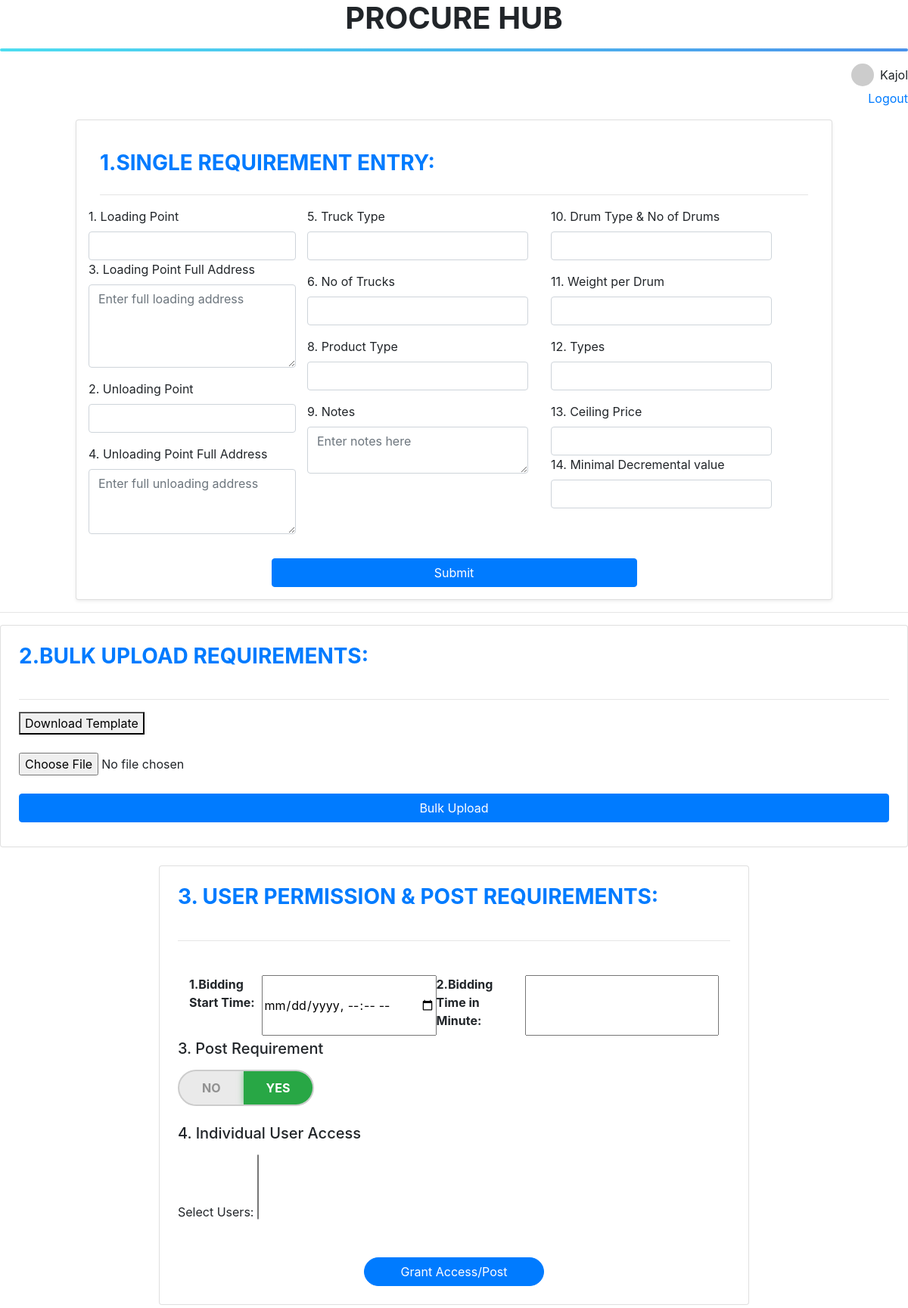
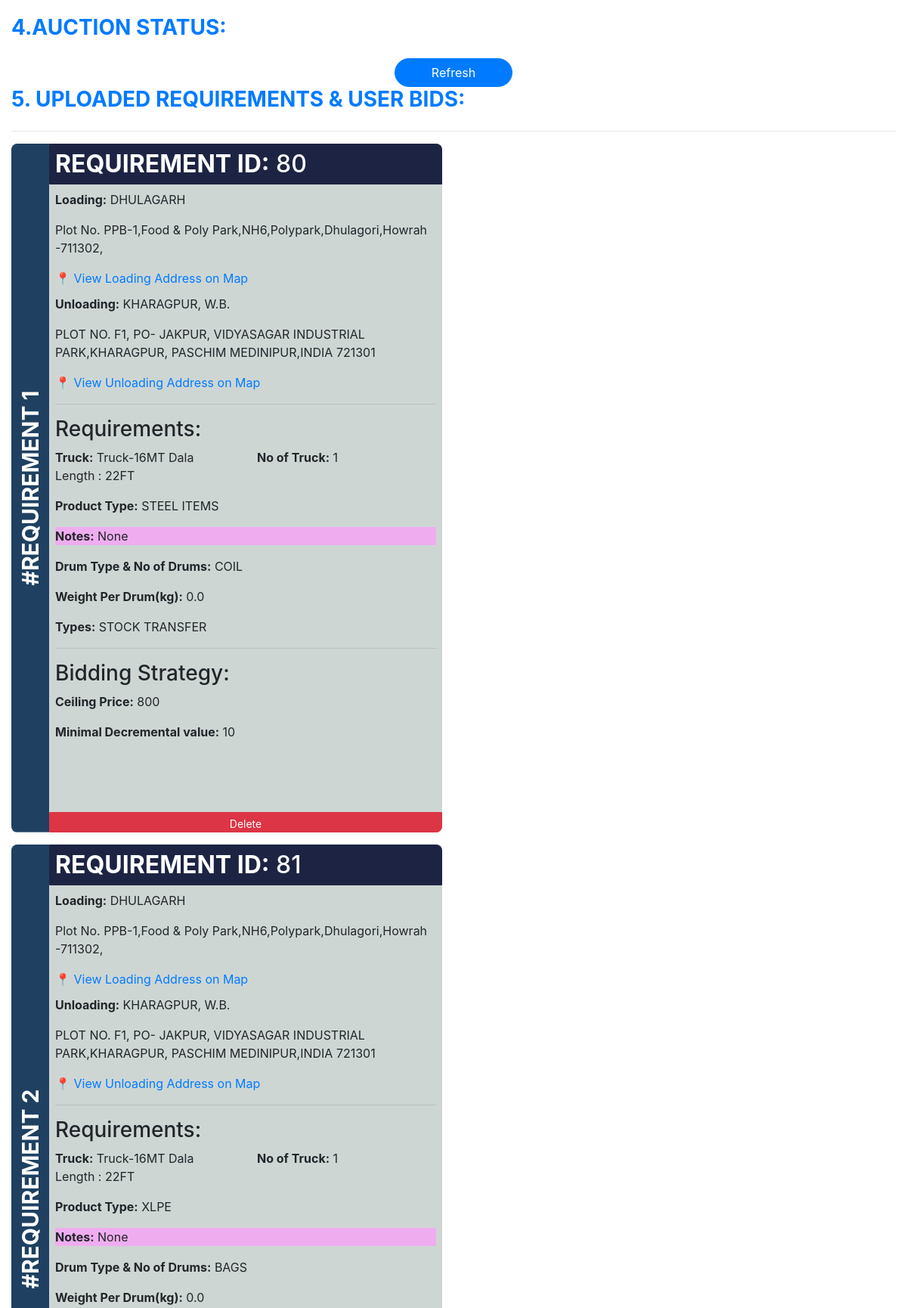
The page /requirements/ (signed in, upper part) on the database its author committed (2 pictures, top to bottom).
### myapp/models.py (models this page shows, shortened)
class Requirements(models.Model):
    loading_point=models.CharField(max_length=100,null=True,blank=True)
    unloading_point=models.CharField(max_length=100,null=True,blank=True)
    loading_point_full_address=models.TextField(null=True,blank=True)
    unloading_point_full_address=models.TextField(null=True,blank=True)
    product = models.CharField(max_length=100,null=True,blank=True)
    truck_type=models.CharField(max_length=100,null=True,blank=True)
    no_of_trucks=models.IntegerField(null=True,blank=True)
    notes=models.TextField(null=True,blank=True)
    drum_type_no_of_drums=models.CharField(max_length=100,null=True,blank=True)
    weight_per_drum=models.FloatField(null=True,blank=True)
    types=models.CharField(max_length=100,null=True,blank=True)
    cel_price = models.IntegerField(null=True, blank=True)
    min_dec_val = models.IntegerField(null=True, blank=True)

### myapp/views.py (the view, shortened to what this page needs)
# urls.py: path('requirements/', views.create_requirement, name='requirements'),  # Logout
def create_requirement(request):
    requirements = Requirements.objects.all()
    return render(request, "myapp/admin_dashboard.html", {"requirements": requirements})  # Or render to the dashboard

### myapp/templates/myapp/admin_dashboard.html (shortened to what this page needs)
<!DOCTYPE html>
<html lang="en">
<head>
<link rel="stylesheet" href="https://cdn.jsdelivr.net/npm/bootstrap@4.6.2/dist/css/bootstrap.min.css">
<link rel="stylesheet" href="https://cdn.jsdelivr.net/npm/bootstrap-select@1.13.18/dist/css/bootstrap-select.min.css">
</head>
<body>
<h1 style="text-align:center"><strong>PROCURE HUB</strong></h1>
<hr class="gradient-hr">
<div class="d-flex justify-content-end align-items-center mb-1">
    <img src="https://ui-avatars.com/api/?name={{ user.username }}&background=random&color=fff"
         alt="{{ user.username }}"
         class="rounded-circle"
         width="30" height="30">
    <p class="ml-2 mb-0">{{ user.username }}</p>
</div>
<div class="d-flex justify-content-end mb-3">
    <a href="{% url 'logout' %}" >Logout</a>
</div>
<link href="https://cdn.jsdelivr.net/npm/bootstrap@4.6.2/dist/css/bootstrap.min.css" rel="stylesheet">
<form  class="col-10 mx-auto card p-3 shadow-sm" id="requisition-update" method="POST" action="{% url 'requirements' %}">
    <div class="container-fluid mt-4">
         <h3 class="mb-4 text-primary font-weight-bold">1.SINGLE REQUIREMENT ENTRY:</h3>
                <hr>
        <div class="row">
                <div  class="form-group">
                    <div class="form-group">
                    <label for="loading_point">1. Loading Point</label>
                    <input type="text" class="form-control" name="loading_point" id="loading_point" required>
                         <label for="loading_point_full_address">3. Loading Point Full Address</label>
                    <textarea class="form-control" name="loading_point_full_address" id="loading_point_full_address" rows="4" placeholder="Enter full loading address" required></textarea>
                </div>
                            <div class="form-group">
                                <label for="unloading_point">2. Unloading Point</label>
                                <input type="text" class="form-control" name="unloading_point" id="unloading_point" required>
                            </div>
                <div class="form-group">
                    <label for="unloading_point_full_address">4. Unloading Point Full Address</label>
                    <textarea class="form-control" name="unloading_point_full_address" id="unloading_point_full_address" rows="3.5" placeholder="Enter full unloading address" required></textarea>
                </div>
            </div>
            <div class="col-md-4 mb-4">
                <div class="form-group">
                    <label for="truck_type">5. Truck Type</label>
                    <input type="text" class="form-control" name="truck_type" required>
                </div>
                <div class="form-group">
                    <label for="no_of_trucks">6. No of Trucks</label>
                    <input type="number" class="form-control" name="no_of_trucks" required>
                </div>
                <div class="form-group">
                    <label for="product">8. Product Type</label>
                    <input type="text" class="form-control" name="product" required>
                </div>
                 <div class="form-group">
                    <label for="notes">9. Notes</label>
                    <textarea class="form-control" name="notes" id="notes" rows="2" placeholder="Enter notes here"></textarea>
                </div>
            </div>
            <div class="col-md-4 mb-4">
                <div class="form-group">
                    <label for="drum_type_no_of_drums">10. Drum Type & No of Drums</label>
                    <input type="text" class="form-control" name="drum_type_no_of_drums" required>
                </div>
                <div class="form-group">
                    <label for="weight_per_drum">11. Weight per Drum</label>
                    <input type="text" class="form-control" name="weight_per_drum">
                </div>
                <div class="form-group">
                    <label for="types">12. Types</label>
                    <input type="text" class="form-control" name="types">
                </div>
                <div class="form-group mb-0">
                    <label for="cel_price">13. Ceiling Price</label>
                    <input type="number" class="form-control" name="cel_price">
                </div>
                 <div class="form-group mb-0">
                    <label for="min_dec_val">14. Minimal Decremental value </label>
                    <input type="number" class="form-control" name="min_dec_val">
                </div>
            </div>
        </div>
    </div>
     <div class="d-flex justify-content-center">
    <button style="width: 50%;" id="requisition-btn" type="submit" class="btn btn-primary px-5">Submit</button>
</div>
</form>
<hr>
<div class=" card p-4 mt-2 mx-auto border-1">
<h3 class="mb-4 text-primary font-weight-bold">2.BULK UPLOAD REQUIREMENTS:</h3>
    <hr>
    <a href="{% url 'download_template' %}">
        <button type="button">Download Template</button>
    </a>
<input type="file" id="bulk-file" accept=".csv, .xlsx">
<button id="bulk-upload-btn" class="btn btn-primary w-100 mb-2">Bulk Upload</button>
</div>
<div class="container-fluid mt-4 mb-4">
    <form class=" col-8 card p-4 mx-auto border-2  .bg-primary.bg-gradient" method="POST" action="{% url 'admin_dashboard' %}">
        <h3 class="mb-4 text-primary font-weight-bold">3. USER PERMISSION & POST REQUIREMENTS:</h3>
        <hr>
        <div class="container mt-4">
         <label for="start_time"><strong>1.Bidding Start Time:</strong> </label>
       <input type="datetime-local" name="start_time" id="start_time" required>
          <label for="minute"> <strong> 2.Bidding Time in Minute:</strong> </label>
       <input type="number" name="minute" id="minute" required>
        </div>
       <h5 class="mb-3">3. Post Requirement</h5>
        <div class="access-toggle mb-4">
            <button type="button" class="toggle-btn no" data-value="no">NO</button>
            <button type="button" class="toggle-btn yes active" data-value="yes">YES</button>
        </div>
        <h5 class="mb-3">4. Individual User Access</h5>
        <div class="form-group">
            <label for="user">Select Users:</label>
            <select id="userDropdown" name="user" multiple class="selectpicker"
                    data-live-search="true" data-actions-box="true">
            </select>
        </div>
        <div class="d-flex justify-content-center mt-4">
            <button class="btn btn-primary px-5" type="submit" style="border-radius: 30px;">
                Grant Access/Post
            </button>
        </div>
    </form>
                </div>
<link href="https://cdn.jsdelivr.net/npm/bootstrap@4.6.2/dist/css/bootstrap.min.css" rel="stylesheet">
<div class="container-fluid mt-1">
 <h3 class="mb-4 text-primary font-weight-bold">4.AUCTION STATUS:</h3>
<div id="refresh-container" style="text-align:center;">
     <div class="d-flex justify-content-center mt-4">
            <button onclick="window.location.reload();" class="btn btn-primary px-5"  style="border-radius: 30px;">
               Refresh
            </button>
        </div>
</div>
        <h3 class="mb-4 text-primary font-weight-bold">5. UPLOADED REQUIREMENTS & USER BIDS:</h3>
    <hr>
    {% for requirement in requirements %}
    <div class="row mb-3 align-items-stretch">
        <div class="col-md-6">
            <div class="requirement-card h-100"
                 style="display: flex; background-color: #CED6D4; border-radius: 8px; overflow: hidden;">
                <div class="vertical-label">
                    <span>#REQUIREMENT {{ forloop.counter }}</span>
                </div>
                <div class="p-0 d-flex flex-column" style="flex: 1 1 auto; padding-bottom: 0; padding-top: 0;">
                <div style="background-color: #1d2443; color: white; border-radius: 1px; margin-top: 0; padding: 0.5rem;">
                    <h2 style="margin: 0;"><strong>REQUIREMENT ID:</strong> {{ requirement.id }}</h2>
                </div>
                    <div class="p-2">
                                <p style="background-color: {% if not requirement.loading_point %}#EFADF0{% else %}transparent{% endif %};">
                                    <strong>Loading:</strong> {{ requirement.loading_point }}
                                </p>
                                 <p><strong></strong> {{ requirement.loading_point_full_address }}</p>
                                <a href="https://www.google.com/maps/search/?api=1&query={{ requirement.loading_point_full_address|urlencode }}" target="_blank">
                                    📍 View Loading Address on Map
                                </a>
                                <p style="background-color: {% if not requirement.unloading_point %}#EFADF0{% else %}transparent{% endif %};
                                      padding-top: 10px;">
                                      <strong>Unloading:</strong> {{ requirement.unloading_point }}
                                </p>
            <p><strong></strong> {{ requirement.unloading_point_full_address }}</p>
                <a href="https://www.google.com/maps/search/?api=1&query={{ requirement.unloading_point_full_address|urlencode }}" target="_blank">
                    📍 View Unloading Address on Map
                </a>
                        <hr>
                        <h3> Requirements:</h3>
                        <div class="row">
                            <div class="col md-8">
                                <p style="background-color: {% if not requirement.truck_type %}#EFADF0{% else %}transparent{% endif %};">
                                    <strong>Truck:</strong> {{ requirement.truck_type }}
                                </p>
                            </div>
                                <div class="col md-4">
                                    <p style="background-color: {% if not requirement.no_of_trucks %}#EFADF0{% else %}transparent{% endif %};">
                                        <strong>No of Truck:</strong> {{ requirement.no_of_trucks }}
                                    </p>
                                </div>
                        </div>
            <p><strong>Product Type:</strong> {{ requirement.product }}</p>
             <p style="background-color: {% if not requirement.notes %}#EFADF0{% else %}transparent{% endif %};">
                <strong>Notes:</strong> {{ requirement.notes }}
            </p>
            <p><strong>Drum Type & No of Drums:</strong> {{ requirement.drum_type_no_of_drums }}</p>
            <p><strong>Weight Per Drum(kg):</strong> {{ requirement.weight_per_drum }}</p>
            <p><strong>Types:</strong> {{ requirement.types }}</p>
                      <hr>
            <h3> Bidding Strategy:</h3>
            <p><strong>Ceiling Price:</strong> {{ requirement.cel_price }}</p>
            <p><strong>Minimal Decremental value:</strong> {{ requirement.min_dec_val }}</p>
                        </div>
                    <button style="width: 100%; margin-top: auto; border-radius: 1px; margin-bottom: 0; padding-bottom: 0;"
        onclick="delReq({{ requirement.id }})"
        class="btn btn-sm btn-danger">Delete</button>
                </div>
            </div>
          <button
    id="delAllReq"
    onclick="delReq('delAll')"
    class="btn btn-danger "
    style="width: 100%; margin-top: 1rem;">
        </button>
        </div>
        <div class="col-md-6">
        </div>
    </div>
    {% endfor %}
</div>
</body>
</html>

### myapp/templates/myapp/admin_dashboard.html (style rules this page uses)
body { font-family: Arial, sans-serif; }
.container { display: flex; justify-content: space-between; padding: 5px; }
p { margin: 5px 0; }
.requirement-card { display: flex; align-items: stretch; border-radius: 8px; overflow: hidden; margin-bottom: 1rem; }
.vertical-label { writing-mode: vertical-rl; transform: rotate(180deg); background-color: #1f4061; color: white; font-weight: bold; text-align: center; display: flex; align-items: center; justify-content: center; padding: 0 10px; height: 100%; min-width: 50px; font-size: 30px; }
.access-toggle { display: flex; border-radius: 30px; overflow: hidden; border: 2px solid #ccc; background: #eaeaea; width: fit-content; }
.toggle-btn { flex: 1; padding: 10px 30px; border: none; background: transparent; color: #555; font-weight: bold; font-size: 16px; cursor: pointer; transition: all 0.3s ease; }
.toggle-btn.active.yes { background: #28a745; color: white; box-shadow: 0 0 8px rgba(40, 167, 69, 0.6); }
.toggle-btn:not(.active) { opacity: 0.6; }
.gradient-hr { height: 4px; border: none; background: linear-gradient(to right, #4dddf0, #4b93eb); border-radius: 2px; }

### rows shown on the page
Requirements: id "80", loading_point "DHULAGARH", loading_point_full_address "Plot No. PPB-1,Food & Poly Park,NH6,Polypark,Dhulagori,Howrah -711302,", unloading_point "KHARAGPUR, W.B.", unloading_point_full_address "PLOT NO. F1, PO- JAKPUR, VIDYASAGAR INDUSTRIAL PARK,KHARAGPUR, PASCHIM MEDINIPUR,INDIA 721301", truck_type "Truck-16MT Dala Length : 22FT", no_of_trucks "1", product "STEEL ITEMS", notes "None", drum_type_no_of_drums "COIL", weight_per_drum "0.0", types "STOCK TRANSFER", cel_price "800", min_dec_val "10"
Requirements: id "81", loading_point "DHULAGARH", loading_point_full_address "Plot No. PPB-1,Food & Poly Park,NH6,Polypark,Dhulagori,Howrah -711302,", unloading_point "KHARAGPUR, W.B.", unloading_point_full_address "PLOT NO. F1, PO- JAKPUR, VIDYASAGAR INDUSTRIAL PARK,KHARAGPUR, PASCHIM MEDINIPUR,INDIA 721301", truck_type "Truck-16MT Dala Length : 22FT", no_of_trucks "1", product "XLPE", notes "None", drum_type_no_of_drums "BAGS", weight_per_drum "0.0"

### other values the page prints
{{ user.username }} "Kajol"
